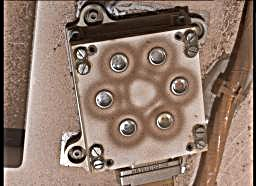
#> input picture pre processing/edge detection/i4.JPG, 256 x 186 px, found by its file name
$ python 'edge detection.py'
#> lines starting #> are read from the running program, lines starting #| are printed output that depends on the picture
import cv2
import numpy as np
import matplotlib.pyplot as plt

# Load an image from your dataset
image = cv2.imread('i4.jpg', cv2.IMREAD_GRAYSCALE)  # Load image in grayscale
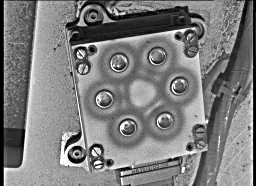
#> image: shape (186, 256); min 0, max 255, mean 125.3

# Prewitt operator (calculating both x and y directions)
prewitt_x = cv2.filter2D(image, -1, np.array([[1, 0, -1], [1, 0, -1], [1, 0, -1]]))
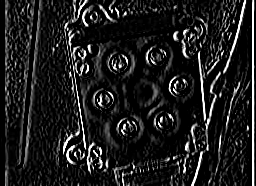
#> prewitt_x: shape (186, 256); min 0, max 255, mean 30.2
prewitt_y = cv2.filter2D(image, -1, np.array([[1, 1, 1], [0, 0, 0], [-1, -1, -1]]))
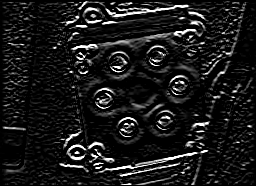
#> prewitt_y: shape (186, 256); min 0, max 255, mean 25.7

# Combine the Prewitt images to get the edge magnitude
prewitt_combined = cv2.magnitude(prewitt_x.astype(np.float32), prewitt_y.astype(np.float32))
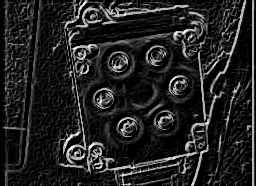
#> prewitt_combined: shape (186, 256) float32; min 0, max 360.6, mean 49.5; drawn with min black and max white
prewitt_combined = np.uint8(prewitt_combined)  # Convert to 8-bit for display
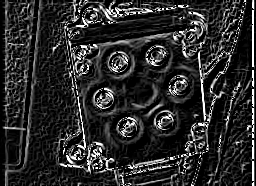
#> prewitt_combined: shape (186, 256); min 0, max 255, mean 43.5

# Display the original and Prewitt edge-detected image
plt.figure(figsize=(10, 5))

plt.subplot(1, 2, 1)
plt.imshow(image, cmap='gray')
plt.title('Original Image')
plt.axis('off')

plt.subplot(1, 2, 2)
plt.imshow(prewitt_combined, cmap='gray')
plt.title('Prewitt Edge Detection')
plt.axis('off')

plt.tight_layout()
plt.show()

$ run again, with pre processing/edge detection/i1.jpg copied over pre processing/edge detection/i4.JPG
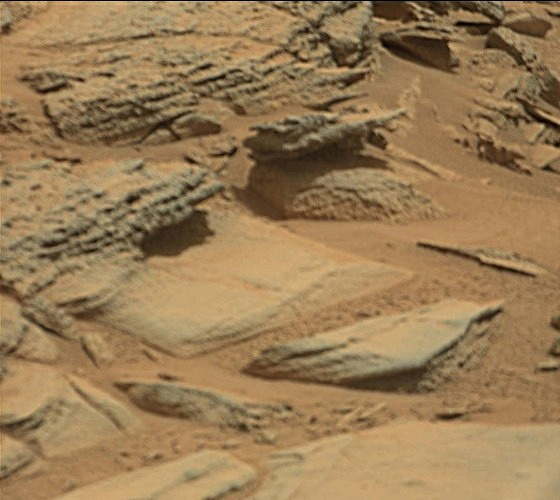
#> input picture pre processing/edge detection/i1.jpg, 560 x 500 px, found by its file name
#> `image = cv2.imread('i4.jpg', cv2.IMREAD_GRAYSCALE)`:
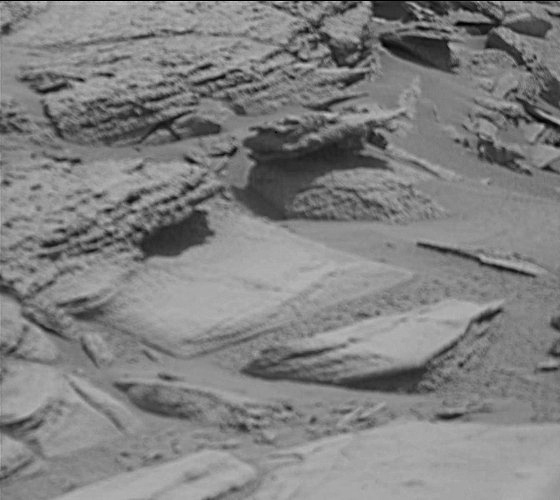
#> image: shape (500, 560); min 0, max 200, mean 128.3
#> `prewitt_combined = cv2.magnitude(prewitt_x.astype(np.float32), prewitt..`:
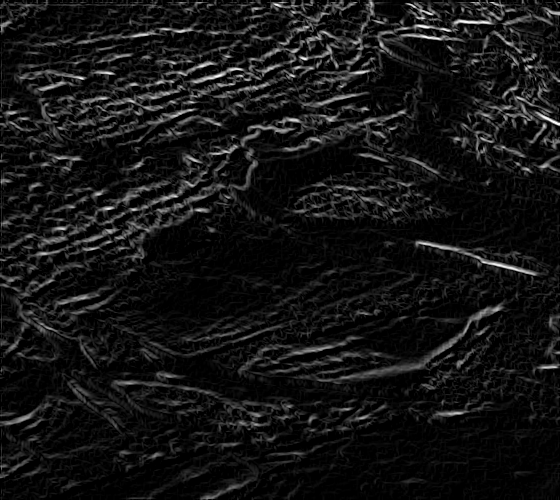
#> prewitt_combined: shape (500, 560) float32; min 0, max 262.5, mean 21.2; drawn with min black and max white

$ run again, with pre processing/edge detection/i2.JPG copied over pre processing/edge detection/i4.JPG
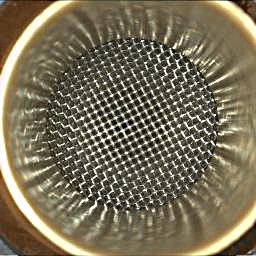
#> input picture pre processing/edge detection/i2.JPG, 256 x 256 px, found by its file name
#> `image = cv2.imread('i4.jpg', cv2.IMREAD_GRAYSCALE)`:
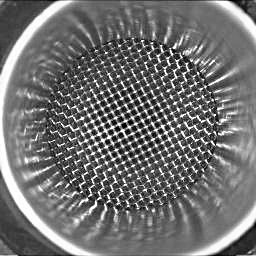
#> image: shape (256, 256); min 0, max 255, mean 112.5
#> `prewitt_combined = np.uint8(prewitt_combined)`:
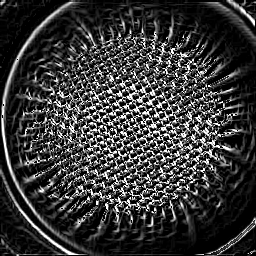
#> prewitt_combined: shape (256, 256); min 0, max 255, mean 56.4

$ run again, with pre processing/edge detection/i3.JPG copied over pre processing/edge detection/i4.JPG
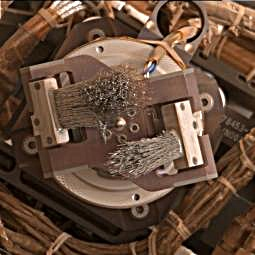
#> input picture pre processing/edge detection/i3.JPG, 255 x 255 px, found by its file name
#> `image = cv2.imread('i4.jpg', cv2.IMREAD_GRAYSCALE)`:
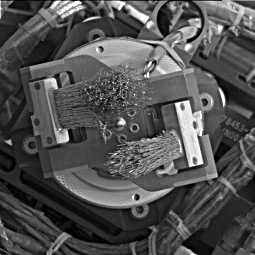
#> image: shape (255, 255); min 0, max 255, mean 81
#> `prewitt_combined = np.uint8(prewitt_combined)`:
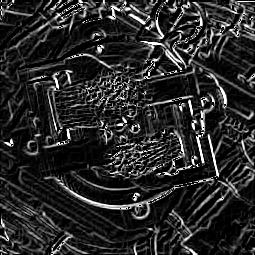
#> prewitt_combined: shape (255, 255); min 0, max 255, mean 41.5
